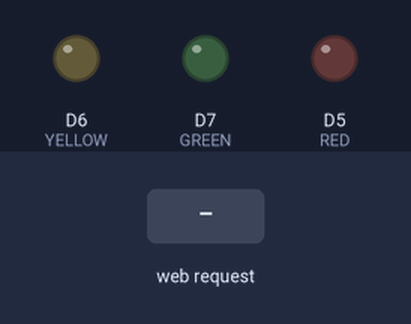
This sketch was run on a simulated ESP8266 (NodeMCU). Shown: output pins drawn as LEDs (lit = HIGH). The inputs (shaded band) are chosen by the test bench. WiFi joins after 1.5 s; servers stay silent unless stated; what the sketch prints to the serial monitor is not drawn.

Above: at 2.7 s.
2.8 s: HTTP request GET /open received
At 6.61 s:
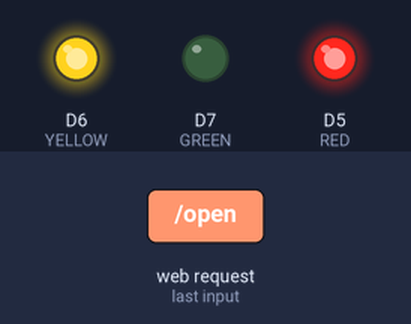
At 7.3 s:
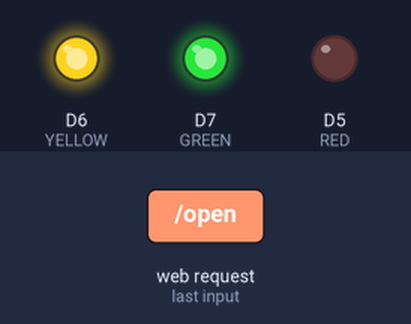
10.5 s: HTTP request GET /unknown received
At 11.81 s:
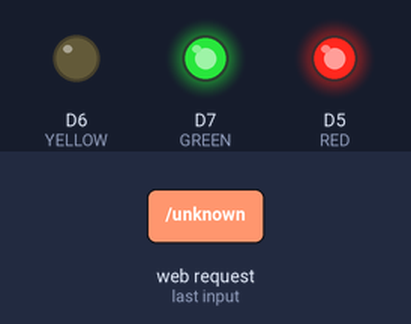
Timing chart, 0 to 13.5 s (numbered marks = the images above; inputs shaded):
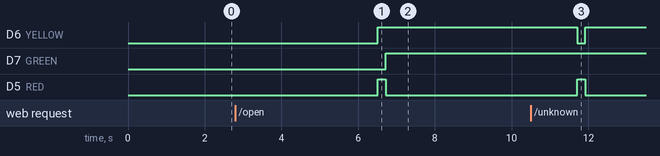

The sketch:

arduino-status-signal.ino
```cpp
#include <ESP8266WebServer.h>
#include <ESP8266HTTPClient.h>
#include <WiFiUdp.h>
#include <ArduinoJson.h>

ESP8266WebServer server(80);

WiFiClient client;
char* STATUS_URL = "http://fixme.ch/status.json";

int RED = D5;
int YELLOW = D6;
int GREEN = D7;

bool isOpen = false;

void setup() {
  pinMode(RED, OUTPUT);
  pinMode(YELLOW, OUTPUT);
  pinMode(GREEN, OUTPUT);

  Serial.begin(9600);
  Serial.println();

  Serial.print("Setting soft-AP ... ");
  WiFi.begin("FIXME-NAT", "hs1337_FIXME");

  Serial.print("Connecting");
  while (WiFi.status() != WL_CONNECTED) {
    delay(500);
    Serial.print(".");
  }

  Serial.println("Connected!");
  Serial.println(WiFi.localIP());

  launchServer();
}

void launchServer() {
  Serial.println("Lauching web server...");

  // Routes
  server.on("/", sendOK);
  server.on("/open", setOpen);
  server.on("/unknown", setUnknown);
  server.on("/close", setClose);

  server.begin();

  Serial.println("Web server ready!");
}

void getRequest(char* url) {
  HTTPClient http;
  http.begin(url);

  int httpCode = http.GET();

  // httpCode will be negative on error
  if(httpCode > 0) {
      // HTTP header has been send and Server response header has been handled
      Serial.printf("Response code: %d\n", httpCode);

      // file found at server
      if(httpCode == HTTP_CODE_OK) {
          String payloadStr = http.getString();
          // DEBUG: Serial.println(payloadStr);

          int len = payloadStr.length() + 1;
          char payload[len];
          payloadStr.toCharArray(payload, len);

          // JSON Decode
          DynamicJsonBuffer jsonBuffer(2000);
          // StaticJsonBuffer<2000> jsonBuffer;
          JsonObject& status = jsonBuffer.parseObject(payload);

          if (!status.success()) {
            Serial.println("parseObject() failed");
            return;
          }

          isOpen = status["state"]["open"];
          Serial.print("isOpen: ");
          Serial.println((isOpen) ? "true" : "false");
      }
  } else {
      Serial.printf("[HTTP] GET... failed, error: %s\n", http.errorToString(httpCode).c_str());
  }

  http.end();
}

void setOpen() {
  Serial.println("Set status: open");

  digitalWrite(RED, HIGH);
  digitalWrite(YELLOW, HIGH);
  digitalWrite(GREEN, LOW);

  sendOK();
}

void setUnknown() {
  Serial.println("Set status: unknown");

  digitalWrite(RED, HIGH);
  digitalWrite(YELLOW, LOW);
  digitalWrite(GREEN, HIGH);

  sendOK();
}

void setClose() {
  Serial.println("Set status: close");

  digitalWrite(RED, LOW);
  digitalWrite(YELLOW, HIGH);
  digitalWrite(GREEN, HIGH);

  sendOK();
}

void sendOK() {
  server.send(200, "text/plain", "OK");
}

void updateStatus() {
  getRequest(STATUS_URL);
  if (isOpen) {
    setOpen();
  } else {
    setClose();
  }
}

void loop() {
  delay(5000);
  Serial.println("--------");

  server.handleClient();
  updateStatus();
}
```

Measured:
- after the input at 2.8 s, D5 (RED): LOW → HIGH after 3.7 s, → LOW 0.20 s later
- after the input at 10.5 s, D6 (YELLOW): HIGH → LOW after 1.2 s, → HIGH 0.20 s later; D5 (RED): LOW → HIGH after 1.2 s, → LOW 0.20 s later
